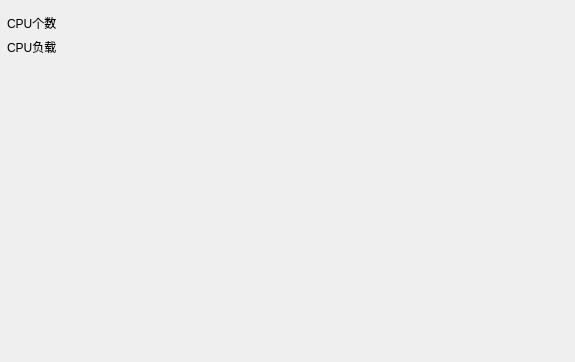
<?xml version="1.0" encoding="UTF-8"?>
<ui version="4.0">
 <class>CPULoadWidget</class>
 <widget class="QWidget" name="CPULoadWidget">
  <property name="geometry">
   <rect>
    <x>0</x>
    <y>0</y>
    <width>575</width>
    <height>362</height>
   </rect>
  </property>
  <property name="windowTitle">
   <string>Form</string>
  </property>
  <layout class="QVBoxLayout" name="verticalLayout">
   <property name="spacing">
    <number>0</number>
   </property>
   <property name="leftMargin">
    <number>0</number>
   </property>
   <property name="topMargin">
    <number>0</number>
   </property>
   <property name="rightMargin">
    <number>0</number>
   </property>
   <property name="bottomMargin">
    <number>0</number>
   </property>
   <item>
    <widget class="QFrame" name="frame_main">
     <property name="frameShape">
      <enum>QFrame::NoFrame</enum>
     </property>
     <property name="frameShadow">
      <enum>QFrame::Raised</enum>
     </property>
     <layout class="QHBoxLayout" name="horizontalLayout">
      <property name="spacing">
       <number>2</number>
      </property>
      <property name="leftMargin">
       <number>7</number>
      </property>
      <property name="topMargin">
       <number>7</number>
      </property>
      <property name="rightMargin">
       <number>7</number>
      </property>
      <property name="bottomMargin">
       <number>7</number>
      </property>
      <item>
       <widget class="QFrame" name="frame_values">
        <property name="sizePolicy">
         <sizepolicy hsizetype="Fixed" vsizetype="Preferred">
          <horstretch>0</horstretch>
          <verstretch>0</verstretch>
         </sizepolicy>
        </property>
        <property name="frameShape">
         <enum>QFrame::NoFrame</enum>
        </property>
        <property name="frameShadow">
         <enum>QFrame::Raised</enum>
        </property>
        <layout class="QFormLayout" name="formLayout">
         <property name="leftMargin">
          <number>0</number>
         </property>
         <property name="topMargin">
          <number>7</number>
         </property>
         <property name="rightMargin">
          <number>0</number>
         </property>
         <property name="bottomMargin">
          <number>0</number>
         </property>
         <item row="1" column="0">
          <widget class="QLabel" name="label_3">
           <property name="text">
            <string>CPU负载</string>
           </property>
          </widget>
         </item>
         <item row="1" column="1">
          <widget class="QLabel" name="label_load">
           <property name="minimumSize">
            <size>
             <width>100</width>
             <height>0</height>
            </size>
           </property>
           <property name="text">
            <string/>
           </property>
          </widget>
         </item>
         <item row="0" column="0">
          <widget class="QLabel" name="label_4">
           <property name="text">
            <string>CPU个数</string>
           </property>
          </widget>
         </item>
         <item row="0" column="1">
          <widget class="QLabel" name="label_count">
           <property name="minimumSize">
            <size>
             <width>100</width>
             <height>0</height>
            </size>
           </property>
           <property name="text">
            <string/>
           </property>
          </widget>
         </item>
        </layout>
       </widget>
      </item>
      <item>
       <widget class="QFrame" name="frame_chart">
        <property name="sizePolicy">
         <sizepolicy hsizetype="Preferred" vsizetype="Preferred">
          <horstretch>0</horstretch>
          <verstretch>0</verstretch>
         </sizepolicy>
        </property>
        <property name="frameShape">
         <enum>QFrame::NoFrame</enum>
        </property>
        <property name="frameShadow">
         <enum>QFrame::Raised</enum>
        </property>
        <layout class="QVBoxLayout" name="verticalLayout_2">
         <property name="leftMargin">
          <number>0</number>
         </property>
         <property name="topMargin">
          <number>0</number>
         </property>
         <property name="rightMargin">
          <number>0</number>
         </property>
         <property name="bottomMargin">
          <number>0</number>
         </property>
        </layout>
       </widget>
      </item>
     </layout>
    </widget>
   </item>
  </layout>
 </widget>
 <resources/>
 <connections/>
</ui>
